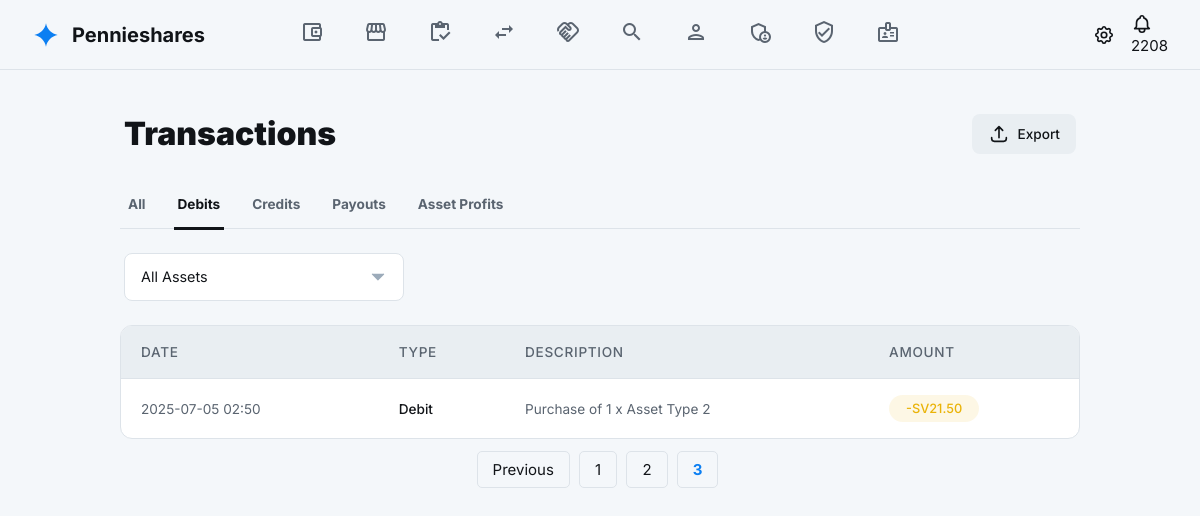
The page /pages/transactions.php?page=3&type=debit (signed in) on the database its author committed.
### tables this page shows
CREATE TABLE wallet_transactions (
        id INTEGER PRIMARY KEY AUTOINCREMENT,
        user_id INTEGER NOT NULL,
        type TEXT NOT NULL, -- e.g., 'credit', 'debit', 'transfer_in', 'transfer_out', 'asset_profit'
        amount DECIMAL(10, 2) NOT NULL,
        description TEXT,
        created_at DATETIME DEFAULT CURRENT_TIMESTAMP,
        FOREIGN KEY(user_id) REFERENCES users(id) ON DELETE CASCADE
    );

### src/functions.php (called while the page is built, shortened)
<?php
function getPaginatedWalletTransactions($pdo, $userId, $limit, $offset, $type = null) {
    $sql = "SELECT * FROM wallet_transactions WHERE user_id = ?";
    $params = [$userId];
    if ($type && $type !== 'all') {
        if ($type === 'payout') {
            $sql .= " AND (type = 'payout' OR type = 'transfer_out')";
        } elseif ($type === 'credit') {
            $sql .= " AND (type = 'credit' OR type = 'transfer_in')";
        } else {
            $sql .= " AND type = ?";
            $params[] = $type;
        }
    }
    $sql .= " ORDER BY created_at DESC LIMIT ? OFFSET ?";
    $params[] = $limit;
    $params[] = $offset;
    $stmt = $pdo->prepare($sql);
    $stmt->execute($params);
    return $stmt->fetchAll(PDO::FETCH_ASSOC);
}
function getTotalWalletTransactionCount($pdo, $userId, $type = null) {
    $sql = "SELECT COUNT(*) FROM wallet_transactions WHERE user_id = ?";
    $params = [$userId];
    if ($type && $type !== 'all') {
        if ($type === 'payout') {
            $sql .= " AND (type = 'payout' OR type = 'transfer_out')";
        } elseif ($type === 'credit') {
            $sql .= " AND (type = 'credit' OR type = 'transfer_in')";
        } else {
            $sql .= " AND type = ?";
            $params[] = $type;
        }
    }
    $stmt = $pdo->prepare($sql);
    $stmt->execute($params);
    return $stmt->fetchColumn();
}
?>

### pages/transactions.php (the view, shortened to what this page needs)
<?php
require_once __DIR__ . '/../src/functions.php';
$loggedInUser = $_SESSION['user'];
$loggedInUserId = $loggedInUser['id'];
$transactions_per_page = 12;
$current_page = isset($_GET['page']) && is_numeric($_GET['page']) ? (int)$_GET['page'] : 1;
$offset = ($current_page - 1) * $transactions_per_page;
$filter_type = isset($_GET['type']) ? $_GET['type'] : 'all';
$transactions = getPaginatedWalletTransactions($pdo, $loggedInUserId, $transactions_per_page, $offset, $filter_type);
$total_transactions = getTotalWalletTransactionCount($pdo, $loggedInUserId, $filter_type);
$total_pages = ceil($total_transactions / $transactions_per_page);
require_once __DIR__ . '/../assets/template/intro-template.php';
?>
<main>
    <div class="container">
        <div class="page-header">
            <h1 class="page-title">Transactions</h1>
            <button class="btn" id="export-btn">
                <svg class="icon" xmlns="http://www.w3.org/2000/svg" fill="none" viewBox="0 0 24 24" stroke="currentColor"><path stroke-linecap="round" stroke-linejoin="round" d="M4 16v1a3 3 0 003 3h10a3 3 0 003-3v-1m-4-8l-4-4m0 0L8 8m4-4v12" /></svg>
                <span>Export</span>
            </button>
        </div>
        <div class="tabs-nav" id="tabs-container">
            <a href="?type=all" class="tab-link <?php echo ($filter_type == 'all') ? 'active' : ''; ?>" data-filter="all">All</a>
            <a href="?type=debit" class="tab-link <?php echo ($filter_type == 'debit') ? 'active' : ''; ?>" data-filter="debit">Debits</a>
            <a href="?type=credit" class="tab-link <?php echo ($filter_type == 'credit') ? 'active' : ''; ?>" data-filter="credit">Credits</a>
            <a href="?type=payout" class="tab-link <?php echo ($filter_type == 'payout') ? 'active' : ''; ?>" data-filter="payout">Payouts</a>
            <a href="?type=asset_profit" class="tab-link <?php echo ($filter_type == 'asset_profit') ? 'active' : ''; ?>" data-filter="asset_profit">Asset Profits</a>
        </div>
        <div class="filter-controls">
            <select class="form-select" aria-label="Filter by asset">
                <option value="all">All Assets</option>
            </select>
        </div>
        <div class="table-container">
            <table class="history-table">
                <thead>
                    <tr>
                        <th>Date</th>
                        <th>Type</th>
                        <th>Description</th>
                        <th>Amount</th>
                    </tr>
                </thead>
                <tbody id="history-table-body">
                    <?php foreach ($transactions as $transaction): ?>
                        <tr data-type="<?php echo htmlspecialchars($transaction['type']); ?>">
                            <td><?php echo htmlspecialchars(date('Y-m-d H:i', strtotime($transaction['created_at']))); ?></td>
                            <td class="text-main"><?php echo htmlspecialchars(ucwords(str_replace(['_', 'transfer_in', 'transfer_out'], [' ', 'credit', 'payout'], $transaction['type']))); ?></td>
                            <td><?php echo htmlspecialchars($transaction['description']); ?></td>
                            <td>
                                <span class="status-badge <?php echo htmlspecialchars($transaction['type']); ?>">
                                    <?php echo ($transaction['type'] === 'debit' || $transaction['type'] === 'transfer_out' || $transaction['type'] === 'payout') ? '-' : '+'; ?>SV<?php echo number_format(abs($transaction['amount']), 2); ?>
                                </span>
                            </td>
                        </tr>
                    <?php endforeach; ?>
                </tbody>
            </table>
        </div>
        <div class="pagination" style="margin-top: 20px; text-align: center;">
            <?php if ($total_pages > 1): ?>
                <?php
                $range = 2;
                $start_page = max(1, $current_page - $range);
                $end_page = min($total_pages, $current_page + $range);
                ?>
                <?php if ($current_page > 1): ?>
                    <a href="?page=<?php echo $current_page - 1; ?><?php echo ($filter_type !== 'all') ? '&type=' . $filter_type : ''; ?>" style="padding: 8px 15px; border: 1px solid var(--border-color); border-radius: 5px; margin-right: 5px; text-decoration: none; color: var(--text-primary);">Previous</a>
                <?php endif; ?>
                <?php for ($i = $start_page; $i <= $end_page; $i++): ?>
                    <a href="?page=<?php echo $i; ?><?php echo ($filter_type !== 'all') ? '&type=' . $filter_type : ''; ?>" style="padding: 8px 15px; border: 1px solid var(--border-color); border-radius: 5px; margin-right: 5px; text-decoration: none; color: <?php echo ($i == $current_page) ? 'var(--accent-color)' : 'var(--text-primary)'; ?>; font-weight: <?php echo ($i == $current_page) ? 'bold' : 'normal'; ?>;"><?php echo $i; ?></a>
                <?php endfor; ?>
            <?php endif; ?>
        </div>
    </div>
</main>
<?php
require_once __DIR__ . '/../assets/template/end-template.php';
?>

### assets/template/intro-template.php (style rules this page uses)
:root { --font-primary: 'Inter', 'Noto Sans', sans-serif; --bg-primary-light: #f4f7fa; --bg-secondary-light: #ffffff; --bg-tertiary-light: #e9eef2; --text-primary-light: #111418; --text-secondary-light: #5a6470; --border-color-light: #dde3e9; --accent-color-light: #0c7ff2; --accent-text-light: #ffffff; --bg-primary-dark: #111418; --bg-secondary-dark: #1b2127; --bg-tertiary-dark: #283039; --text-primary-dark: #ffffff; --text-secondary-dark: #9cabba; --border-color-dark: #3b4754; --accent-color-dark: #0c7ff2; --accent-text-dark: #ffffff; --bg-primary: var(--bg-primary-light); --bg-secondary: var(--bg-secondary-light); --bg-tertiary: var(--bg-tertiary-light); --text-primary: var(--text-primary-light); --text-secondary: var(--text-secondary-light); --border-color: var(--border-color-light); --accent-color: var(--accent-color-light); --accent-text: var(--accent-text-light); }
*, *::before, *::after { box-sizing: border-box; margin: 0; padding: 0; }
body { font-family: var(--font-primary); background-color: var(--bg-primary); color: var(--text-primary); min-height: 100vh; font-size: 16px; line-height: 1.5; transition: background-color 0.3s ease, color 0.3s ease; overflow-x: hidden; }
a { text-decoration: none; color: inherit; transition: color 0.2s ease; }
button { font-family: inherit; cursor: pointer; border: none; background: none; color: inherit; }
.icon { width: 24px; height: 24px; stroke-width: 2; display: inline-block; vertical-align: middle; }

### rows shown on the page
wallet_transactions: created_at "2025-07-05 02:50", type "Debit", description "Purchase of 1 x Asset Type 2", amount "21.50"
